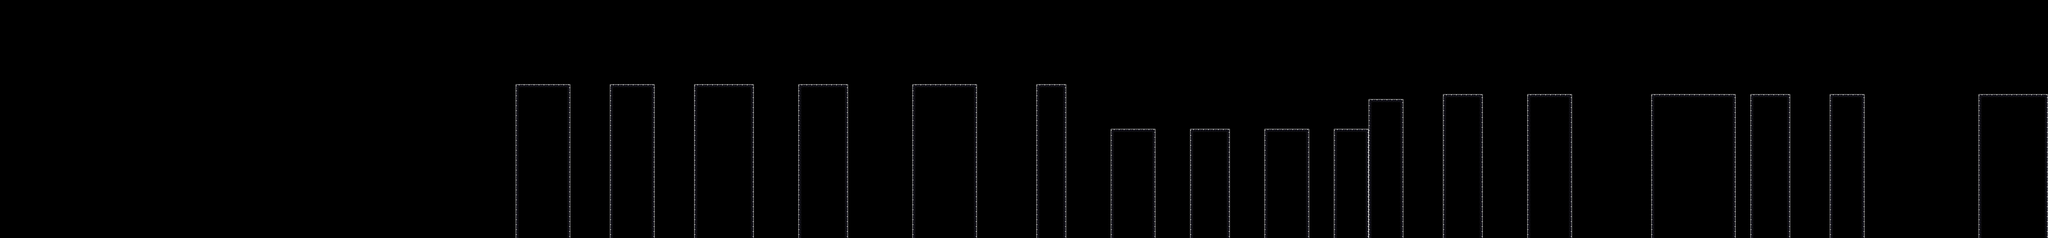

This game map was drawn from its Tiled (.tmx) file and the tilesets committed beside it. A one-line description and the trimmed map source follow:
An orthogonal 413x48 tile map with 16x16 px tiles, 2 tile layers (Background, Tile Layer 1) and 11 objects (5x Text, 3x Collectible, Checkpoint, Player, LevelChange).

<map version="1.10" tiledversion="1.10.2" orientation="orthogonal" renderorder="right-down" width="413" height="48" tilewidth="16" tileheight="16" infinite="0" nextlayerid="9" nextobjectid="40">
 <tileset firstgid="1" name="witch_tileset" tilewidth="16" tileheight="16" tilecount="24" columns="12">
  <image source="assets/tileset.png" width="192" height="32" />
 </tileset>
 <layer id="8" name="Background" width="413" height="48">
  <data>[19824 cells, 21 non-empty, 1 distinct tile ids]</data>
 </layer>
 <layer id="1" name="Tile Layer 1" width="413" height="48">
  <data>[19824 cells, 1061 non-empty, 5 distinct tile ids]</data>
 </layer>
 <objectgroup id="4" name="Object Layer 2">
  <object id="17" name="Text" x="1790" y="59" width="458" height="176">
   <text fontfamily="Arial" wrap="1">USE WASD TO MOVE
PRESS SPACE TO JUMP
PRESS R TO RESTART</text>
  </object>
  <object id="18" name="Text" x="2746.5" y="153.833" width="368" height="132">
   <text fontfamily="Arial" wrap="1">HOLD SPACE TO JUMP HIGHER</text>
  </object>
  <object id="19" name="Text" x="4218.83" y="100" width="660" height="168">
   <text fontfamily="Arial" wrap="1">PRESS K TO PLACE EXPLOSIVE AT YOUR LOCATION
PRESS K AGAIN TO ACTIVATE EXPLOSIVE AND PROPEL YOURSELF</text>
  </object>
  <object id="20" name="Text" x="5024" y="106" width="584" height="162">
   <text fontfamily="Arial" wrap="1">THE CLOSER YOU ARE TO THE EXPLOSIVE
THE FARTHER IT PROPELS YOU</text>
  </object>
  <object id="21" name="Text" x="5988" y="106" width="584" height="162">
   <text fontfamily="Arial" wrap="1">JUMP BEFORE ACTIVATING EXPLOSION 
TO INCREASE DISTANCE</text>
  </object>
  <object id="25" name="Checkpoint" x="4452.17" y="249.167" width="36" height="70" />
  <object id="29" name="Collectible" x="5451.51" y="265.212" width="32" height="34.6667" />
  <object id="38" name="Collectible" x="6480.33" y="267.667" width="32" height="34.6667" />
  <object id="39" name="Collectible" x="3636" y="377.334" width="32" height="34.6667" />
 </objectgroup>
 <objectgroup id="2" name="Object Layer 1">
  <object id="1" name="Player" type="Player" x="1710.67" y="151.333" width="70.6667" height="77.3333" />
  <object id="9" name="LevelChange" x="6781.42" y="212.394" width="54" height="54">
   <properties>
    <property name="NextLevel" value="level2.tmx" />
   </properties>
  </object>
 </objectgroup>
</map>
